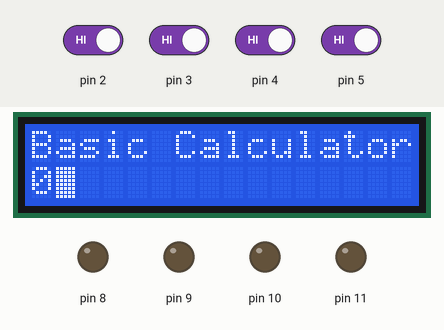
The sketch below on a simulated Arduino Uno, built with avr-gcc and run on an emulated ATmega328P. Shown: 16×2 character LCD, output pins drawn as LEDs (lit = HIGH). The test bench sets the inputs (shaded band); at power-on: pin 2–5 HIGH.

Above: at 1.2 s.
1.3 s: pin 4 driven LOW
At 1.9 s:
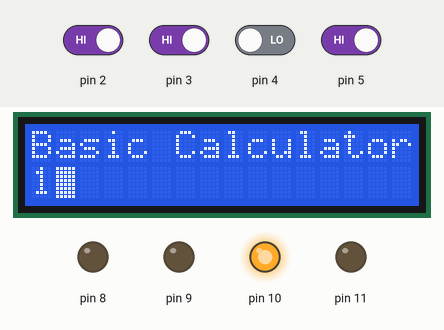
4.3 s: pin 5 driven LOW
At 5.8 s:
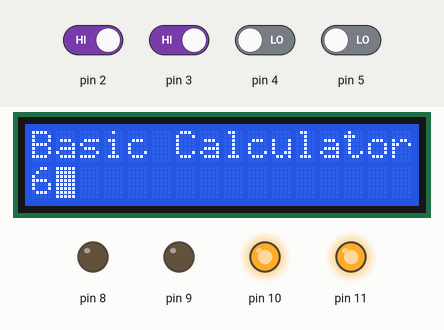
6.1 s: pin 4 driven HIGH
At 6.5 s:
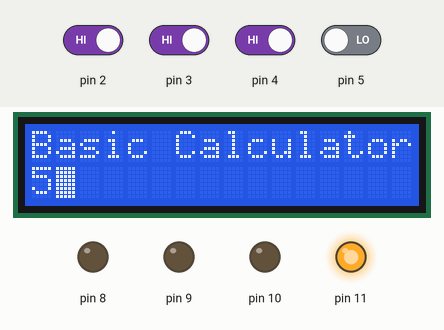
9.1 s: pin 2 driven LOW
At 9.5 s:
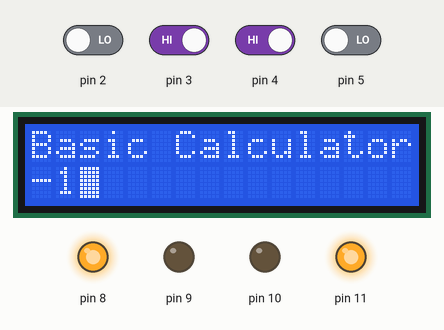
12.1 s: pin 3 driven LOW
At 12.5 s:
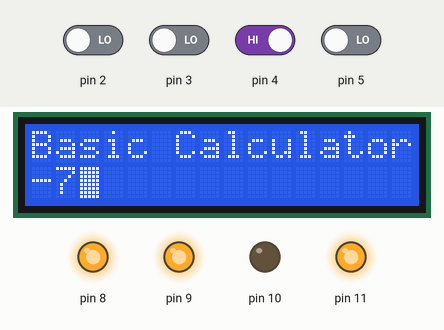
15.1 s: pin 2 driven HIGH
At 15.5 s:
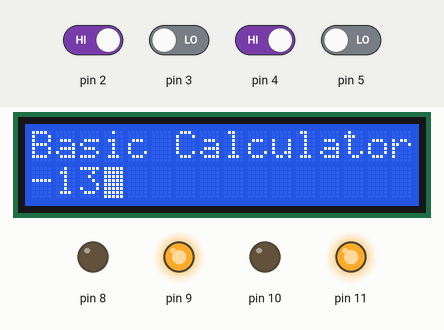
Timing chart, 0 to 18.1 s (numbered marks = the images above; inputs shaded):
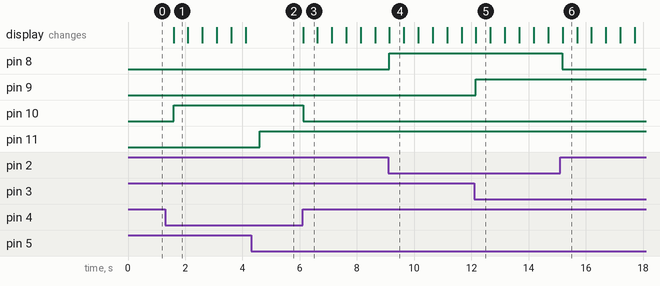

Measured:
- after the input at 1.3 s, pin 10: LOW → HIGH after 0.29 s; the display: changes after 0.29 s (image 1)
- after the input at 4.3 s, pin 11: LOW → HIGH after 0.31 s
- after the input at 6.1 s, pin 10: HIGH → LOW at once; the display: changes at once (image 3)
- after the input at 9.1 s, pin 8: LOW → HIGH at once
- after the input at 12.1 s, pin 9: LOW → HIGH after 0.06 s
- after the input at 15.1 s, pin 8: HIGH → LOW after 0.08 s
- what the display in image 1 shows lasts 0.5 s, from 1.6 s to 2.1 s

The sketch:

Calculator.ino
```cpp
#include <LiquidCrystal_I2C.h>
LiquidCrystal_I2C lcd(0x27,16,2);
void setup() {
  // put your setup code here, to run once:
  Serial.begin(9600);
  lcd.begin();
  //BUTTON DECLARATION
  pinMode(2,INPUT);
  pinMode(3,INPUT);
  pinMode(4,INPUT);
  pinMode(5,INPUT);
  //LED DECALRATION
  pinMode(8,OUTPUT);
  pinMode(9,OUTPUT);
  pinMode(10,OUTPUT);
  pinMode(11,OUTPUT);
  lcd.clear();
  lcd.setCursor(0,0);
 lcd.print("Basic Calculator");

}
int num1 =0;
int num2 =0;
void loop() {
 byte i =digitalRead(2);
 byte i1 =digitalRead(3);
 byte i2 =digitalRead(4);
 byte i3 =digitalRead(5);
ledFunction(i, i1,i2, i3);
lcd.setCursor(0,1);
lcd.blink();
num1Trig(i2, i3);
int output1 = num1;
lcd.print(output1);

delay(500);
  // put your main code here, to run repeatedly:

}
void ledFunction(byte i, byte i1, byte i2, byte i3){
   //i=8, i1=9, i2=10, i3=11

  if(i==LOW){
    digitalWrite(8,HIGH);
  }else{
    digitalWrite(8,LOW);
  }
  if(i1==LOW){
    digitalWrite(9,HIGH);
  }else{
    digitalWrite(9,LOW);
  }
  if(i2==LOW){
    digitalWrite(10,HIGH);
  }else{
    digitalWrite(10,LOW);
  }
  if(i3==LOW){
    digitalWrite(11,HIGH);
  }else{
    digitalWrite(11,LOW);
  }
}
void num1Trig(byte inc, byte dec){

  if(inc==LOW){
    num1 = num1+1;
  }
  if(dec==LOW){
    num1 = num1-1;
  }

}
```
